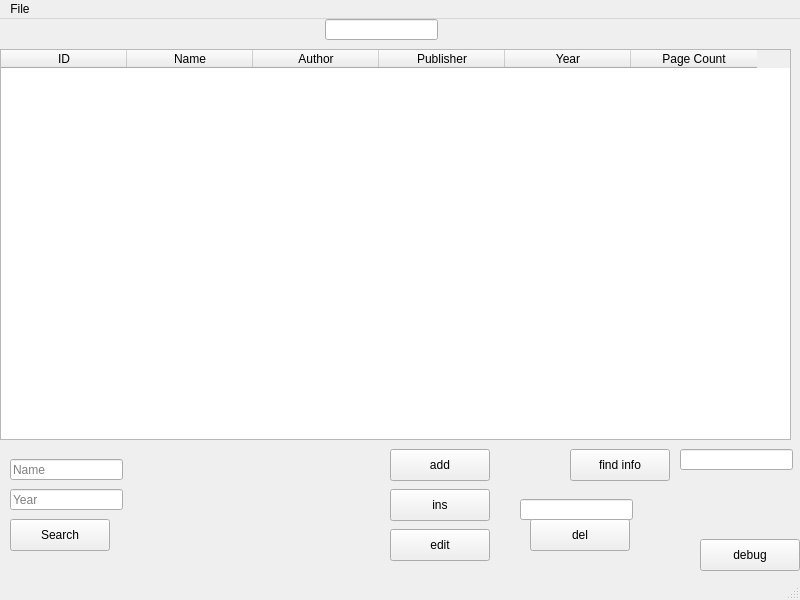
<?xml version="1.0" encoding="UTF-8"?>
<ui version="4.0">
 <class>MainWindow</class>
 <widget class="QMainWindow" name="MainWindow">
  <property name="geometry">
   <rect>
    <x>0</x>
    <y>0</y>
    <width>800</width>
    <height>600</height>
   </rect>
  </property>
  <property name="windowTitle">
   <string>MainWindow</string>
  </property>
  <widget class="QWidget" name="centralwidget">
   <widget class="QPushButton" name="add">
    <property name="geometry">
     <rect>
      <x>390</x>
      <y>430</y>
      <width>100</width>
      <height>32</height>
     </rect>
    </property>
    <property name="text">
     <string>add</string>
    </property>
   </widget>
   <widget class="QLineEdit" name="delIndex">
    <property name="geometry">
     <rect>
      <x>520</x>
      <y>480</y>
      <width>113</width>
      <height>21</height>
     </rect>
    </property>
    <property name="focusPolicy">
     <enum>Qt::ClickFocus</enum>
    </property>
   </widget>
   <widget class="QPushButton" name="del">
    <property name="geometry">
     <rect>
      <x>530</x>
      <y>500</y>
      <width>100</width>
      <height>32</height>
     </rect>
    </property>
    <property name="text">
     <string>del</string>
    </property>
   </widget>
   <widget class="QPushButton" name="ins">
    <property name="geometry">
     <rect>
      <x>390</x>
      <y>470</y>
      <width>100</width>
      <height>32</height>
     </rect>
    </property>
    <property name="text">
     <string>ins</string>
    </property>
   </widget>
   <widget class="QPushButton" name="pushButton">
    <property name="geometry">
     <rect>
      <x>700</x>
      <y>520</y>
      <width>100</width>
      <height>32</height>
     </rect>
    </property>
    <property name="text">
     <string>debug</string>
    </property>
   </widget>
   <widget class="QTableWidget" name="tableWidget">
    <property name="geometry">
     <rect>
      <x>0</x>
      <y>30</y>
      <width>791</width>
      <height>391</height>
     </rect>
    </property>
    <attribute name="horizontalHeaderDefaultSectionSize">
     <number>126</number>
    </attribute>
    <column>
     <property name="text">
      <string>ID</string>
     </property>
    </column>
    <column>
     <property name="text">
      <string>Name</string>
     </property>
    </column>
    <column>
     <property name="text">
      <string>Author</string>
     </property>
    </column>
    <column>
     <property name="text">
      <string>Publisher</string>
     </property>
    </column>
    <column>
     <property name="text">
      <string>Year</string>
     </property>
    </column>
    <column>
     <property name="text">
      <string>Page Count</string>
     </property>
    </column>
   </widget>
   <widget class="QPushButton" name="edit">
    <property name="geometry">
     <rect>
      <x>390</x>
      <y>510</y>
      <width>100</width>
      <height>32</height>
     </rect>
    </property>
    <property name="text">
     <string>edit</string>
    </property>
   </widget>
   <widget class="QPushButton" name="pushButton_2">
    <property name="geometry">
     <rect>
      <x>570</x>
      <y>430</y>
      <width>100</width>
      <height>32</height>
     </rect>
    </property>
    <property name="text">
     <string>find info</string>
    </property>
   </widget>
   <widget class="QLineEdit" name="findID">
    <property name="geometry">
     <rect>
      <x>680</x>
      <y>430</y>
      <width>113</width>
      <height>21</height>
     </rect>
    </property>
   </widget>
   <widget class="QLineEdit" name="search">
    <property name="geometry">
     <rect>
      <x>325</x>
      <y>0</y>
      <width>113</width>
      <height>21</height>
     </rect>
    </property>
   </widget>
   <widget class="QLineEdit" name="searchName">
    <property name="geometry">
     <rect>
      <x>10</x>
      <y>440</y>
      <width>113</width>
      <height>21</height>
     </rect>
    </property>
    <property name="placeholderText">
     <string>Name</string>
    </property>
   </widget>
   <widget class="QLineEdit" name="searchYear">
    <property name="geometry">
     <rect>
      <x>10</x>
      <y>470</y>
      <width>113</width>
      <height>21</height>
     </rect>
    </property>
    <property name="placeholderText">
     <string>Year</string>
    </property>
   </widget>
   <widget class="QPushButton" name="pushButton_3">
    <property name="geometry">
     <rect>
      <x>10</x>
      <y>500</y>
      <width>100</width>
      <height>32</height>
     </rect>
    </property>
    <property name="text">
     <string>Search</string>
    </property>
   </widget>
  </widget>
  <widget class="QMenuBar" name="menubar">
   <property name="geometry">
    <rect>
     <x>0</x>
     <y>0</y>
     <width>800</width>
     <height>24</height>
    </rect>
   </property>
   <widget class="QMenu" name="menuFile">
    <property name="title">
     <string>File</string>
    </property>
    <addaction name="actionOpen_File"/>
    <addaction name="actionSave_File"/>
    <addaction name="actionClose_File"/>
   </widget>
   <addaction name="menuFile"/>
  </widget>
  <widget class="QStatusBar" name="statusbar"/>
  <action name="actionOpen_File">
   <property name="text">
    <string>Open File</string>
   </property>
  </action>
  <action name="actionSave_File">
   <property name="text">
    <string>Save File</string>
   </property>
  </action>
  <action name="actionClose_File">
   <property name="text">
    <string>Close and Save File</string>
   </property>
  </action>
 </widget>
 <resources/>
 <connections/>
</ui>
